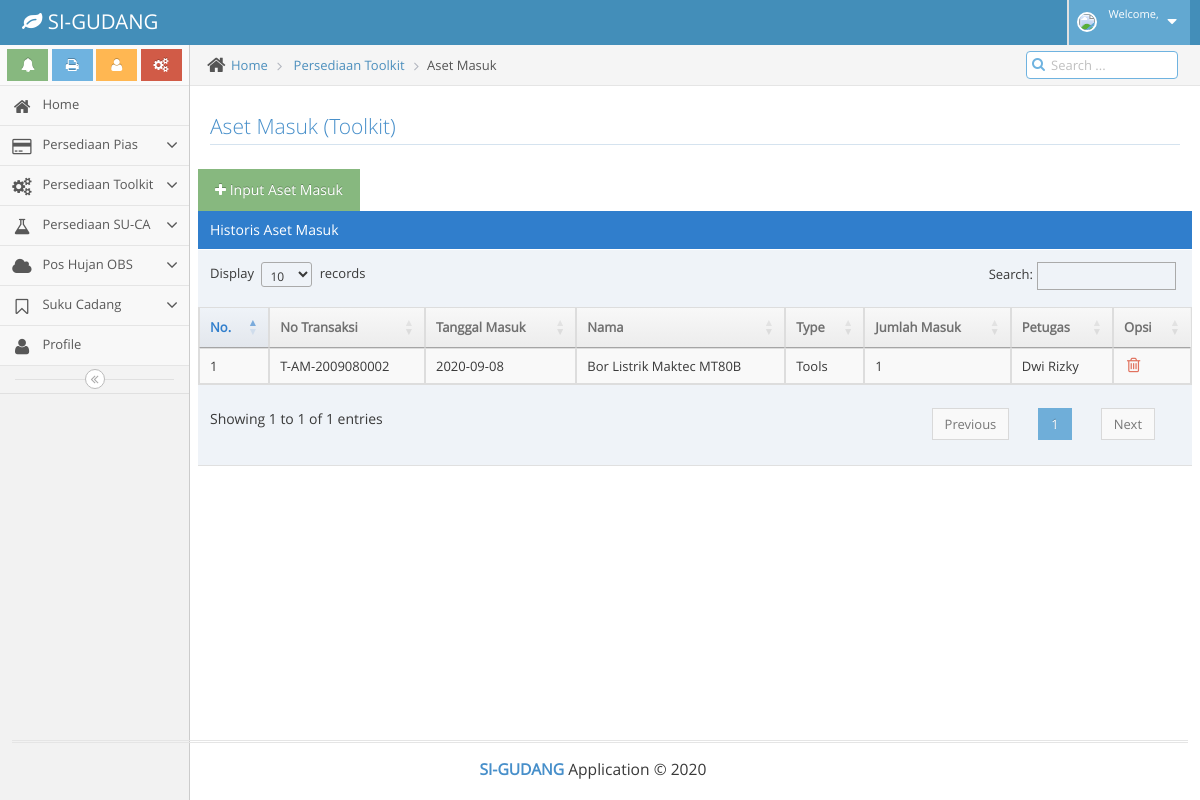
Screenshot of /index.php/asetmasuk with the database file from the repository.
### tables this page shows
CREATE TABLE `aset_masuk` (
  `id_aset_masuk` varchar(168) NOT NULL,
  `user_id` int(11) NOT NULL,
  `aset_id` varchar(10) NOT NULL,
  `jumlah_masuk` bigint(20) NOT NULL,
  `tanggal_masuk` date NOT NULL
);

CREATE TABLE `tbl_brg` (
  `kode_brg` char(16) NOT NULL,
  `nama_brg` varchar(60) NOT NULL,
  `type_id` int(11) NOT NULL,
  `merk` varchar(125) NOT NULL,
  `no_seri` varchar(48) NOT NULL,
  `stok` int(11) NOT NULL,
  `gambar` varchar(225) NOT NULL
);

CREATE TABLE `tbl_type` (
  `id_type` int(11) NOT NULL,
  `nama_type` varchar(50) NOT NULL
);

CREATE TABLE `user` (
  `id` int(11) NOT NULL,
  `name` varchar(128) NOT NULL,
  `email` varchar(128) NOT NULL,
  `last_login` datetime NOT NULL,
  `nomor` varchar(13) NOT NULL,
  `image` varchar(128) NOT NULL,
  `password` varchar(256) NOT NULL,
  `role_id` int(11) NOT NULL,
  `is_active` int(1) NOT NULL,
  `date_created` int(11) NOT NULL
);

### application/controllers/Asetmasuk.php (called while the page is built, shortened)
<?php
class  Asetmasuk extends CI_Controller
{
    public function __construct()
    {
        $this->load->helper('url');
        $this->load->helper('form');
        $this->load->model('Aset_model', 'asetm');
        $this->load->library('form_validation');
    }
    public function index ()
    {
        $data['title'] = 'Daftar Aset Masuk';
        $data['user'] = $this->db->get_where('user', ['email' => $this->session->userdata('email')]) -> row_array();
        $this->load->library('session');
         $data['asetmasuk'] = $this->asetm->getAsetMasuk();
        $this->load->view('user/asetmasuk', $data);
    }
}

### index.php (called while the page is built, shortened)
<?php
require_once BASEPATH.'core/CodeIgniter.php';

### application/models/Aset_model.php (called while the page is built, shortened)
<?php
class Aset_model extends CI_Model
{
    public function getAsetMasuk($limit = null, $kode_brg = null, $range = null)
    {
        $this->db->select('*');
        $this->db->join('user u', 'bm.user_id = u.id');
        $this->db->join('tbl_brg b', 'bm.aset_id = b.kode_brg');
               $this->db->join('tbl_type j', 'b.type_id = j.id_type');
        $this->db->order_by('id_aset_masuk', 'DESC');
        return $this->db->get('aset_masuk bm')->result_array();
    }
}

### application/views/user/asetmasuk.php (the view, shortened to what this page needs)
<!DOCTYPE html>
<html lang="en">
	<body class="no-skin">
		<div class="main-container" id="main-container">
			</div>
			<div class="main-content">
				<div class="main-content-inner">
					<div class="breadcrumbs" id="breadcrumbs">
						<ul class="breadcrumb">
							<li>
								<i class="ace-icon fa fa-home home-icon"></i>
								<a href="<?= base_url ('user') ;?>">Home</a>
							</li>
							<li>
								<a href="<?= base_url ('dataaset') ;?>">Persediaan Toolkit</a>
							</li>
							<li class="active">Aset Masuk</li>
						</ul>
						<div class="nav-search" id="nav-search">
							<form class="form-search">
								<span class="input-icon">
									<input type="text" placeholder="Search ..." class="nav-search-input" id="nav-search-input" autocomplete="off" >
									<i class="ace-icon fa fa-search nav-search-icon"></i>
								</span>
							</form>
						</div>
					</div>
					<div class="page-content">
								<div class="row">
									<div class="col-xs-12">
										<h3 class="header smaller lighter blue">Aset Masuk (Toolkit)</h3>
										</div>
										<div class="col-auto">
							                <a href="<?= base_url('addasetmasuk'); ?>" class="btn btn-success">
							                    <span class="icon">
							                        <i class="fa fa-plus"></i>
							                    </span>
							                    <span class="text">
							                        Input Aset Masuk
							                    </span>
							                </a>
							            </div>
										<div class="clearfix">
										<div class="table-header">
											Historis Aset Masuk
										</div>
										<div>
											<table id="example" class="table table-striped table-bordered table-hover">
												<thead>
													<tr>
														<th>No. </th>
									                    <th>No Transaksi</th>
									                    <th>Tanggal Masuk</th>
									                    <th>Nama</th>
									                    <th>Type</th>
									                    <th>Jumlah Masuk</th>
									                    <th>Petugas</th>
														<th >Opsi</th>
													</tr>
												</thead>
												<tbody>
													<tr>
									               <?php $i = 1;
									                    foreach ($asetmasuk as $bm) :
									                        ?>
														 <td><?= $i;?></td>
							                            <td><?= $bm['id_aset_masuk']; ?></td>
							                            <td><?= $bm['tanggal_masuk']; ?></td>
							                            <td><?= $bm['nama_brg']; ?></td>
							                            <td><?= $bm['nama_type']; ?></td>
							                            <td><?= $bm['jumlah_masuk']; ?></td>
							                            <td><?= $bm['name']; ?></td>
														<td>
															<div class="hidden-sm hidden-xs action-buttons">
																<a class="red" href="<?= base_url('asetmasuk/delete/') . $bm['id_aset_masuk'] ?>" onclick="javascript: return confirm('Apakah yakin menghapus')">
																	<i class="ace-icon fa fa-trash-o bigger-130"></i>
																</a>
															</div>
														</td>
													</tr>
														 <?php $i++; ?>
													<?php endforeach; ?>
												</tbody>
											</table>
										</div>
									</div>
								</div>
											</div>
										</div>
									</div>
								</div>
						<div class="row">
							<div class="col-xs-12">
							</div>
						</div>
		<div class="footer">
				<div class="footer-inner">
					<div class="footer-content">
						<span class="bigger-120">
							<span class="blue bolder">SI-GUDANG</span>
							Application &copy;  <?= date ('Y'); ?>
						</span>
					</div>
				</div>
			</div>
		<link rel="stylesheet" href="<?= base_url('assets/') ;?>css/ace.onpage-help.css" >
		<link rel="stylesheet" href="<?= base_url('assets/') ;?>docs/assets/js/themes/sunburst.css" >
	</body>
</html>

### rows the page displays
aset_masuk: id_aset_masuk "T-AM-2009080002", tanggal_masuk "2020-09-08", tbl_brg.nama_brg "Bor Listrik Maktec MT80B", tbl_type.nama_type "Tools", jumlah_masuk "1", user.name "Dwi Rizky"

### other values shown
date ('Y') "2020"
